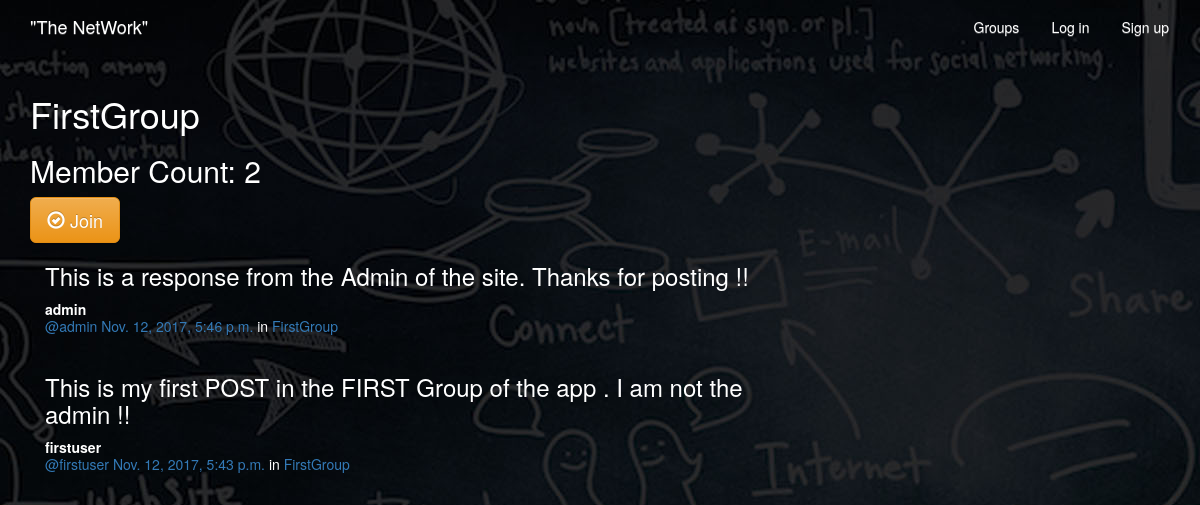
The page /groups/posts/in/firstgroup/ on the database its author committed.
### groups/models.py (models this page shows, shortened)
class Group(models.Model):
    name = models.CharField(max_length=255, unique=True)
    slug = models.SlugField(allow_unicode=True, unique=True)
    description = models.TextField(blank=True, default='')
    description_html = models.TextField(editable=False, default='', blank=True)
    members = models.ManyToManyField(User,through="GroupMember")
    class Meta:
        ordering = ["name"]

### posts/models.py (models this page shows, shortened)
class Post(models.Model):
    user = models.ForeignKey(User, related_name="posts")
    created_at = models.DateTimeField(auto_now=True)
    message = models.TextField()
    message_html = models.TextField(editable=False)
    group = models.ForeignKey(Group, related_name="posts",null=True, blank=True)
    class Meta:
        ordering = ["-created_at"]
        unique_together = ["user", "message"]

### groups/views.py (the view)
# urls.py: url(r"^posts/in/(?P<slug>[-\w]+)/$",views.SingleGroup.as_view(),name="single"),
class SingleGroup(generic.DetailView):
    model = Group

### groups/templates/groups/group_detail.html
{% extends "groups/group_base.html" %}
{% block pregroup %}
<h1>{{group.name}}</h1>
<h2> Member Count: {{group.members.count}}</h2>
  <div class="content">
				{% if user in group.members.all %}
					<a href="{% url 'groups:leave' slug=group.slug %}" class="btn btn-lg btn-fill btn-warning"><span class="glyphicon glyphicon-remove-circle"></span> Leave</a>
				{% else %}
					<a href="{% url 'groups:join' slug=group.slug %}" class="btn btn-lg btn-fill btn-warning"><span class="glyphicon glyphicon-ok-circle"></span> Join</a>
				{% endif %}
</div>
{% endblock %}
{% block group_content %}
<div class="col-md-8">
	{% if group.posts.count == 0 %}
	<h2>No posts in this group yet!</h2>
	{% else %}
		{% for post in group.posts.all %}
			{% include "posts/_post.html" %}
		{% endfor %}
	{% endif %}
</div>
{% endblock %}

### groups/templates/groups/group_base.html (shortened to what this page needs)
{% extends "base.html" %}
{% block content %}
<div class="container">
  <div class="row">
    {% block pregroup %}{% endblock %}
    {% block group_content %}{% endblock %}
  </div>
</div>
{% endblock %}

### templates/base.html (shortened to what this page needs)
<!DOCTYPE html>
{% load staticfiles %}
<html>
  <head>
    <link rel="stylesheet" href="https://maxcdn.bootstrapcdn.com/bootstrap/3.3.7/css/bootstrap.min.css">
    <link rel="stylesheet" href="https://maxcdn.bootstrapcdn.com/bootstrap/3.3.7/css/bootstrap-theme.min.css">
    <link rel="stylesheet" href="{% static 'simplesocial/css/master.css'%}">
  </head>
  <body>
    <nav class="navbar nav" role="navigation" id="navbar1">
    			<div class="container">
            <a class="navbar-brand mynav" href="{% url 'home' %}" id="navbar1">"The NetWork"</a>
    					<ul class="nav navbar-nav navbar-right" id="navbar1">
    						{% if user.is_authenticated %}
                      <li><a href="{% url 'posts:create' %}" class="btn btn-simple">Post</a></li>
                      <li><a href="{% url 'groups:all' %}" class="btn btn-simple">Groups</a></li>
                      <li><a href="{% url 'groups:create' %}" class="btn btn-simple">Create Group</a></li>
                      <li><a href="{% url 'accounts:logout' %}" class="btn btn-simple">Log out</a></li>
    						{% else %}
    						      <li><a href="{% url 'groups:all' %}"class="btn btn-simple">Groups</a></li>
    						      <li><a href="{% url 'accounts:login' %}" class="btn btn-simple">Log in</a></li>
    						      <li><a href="{% url 'accounts:signup' %}" class="btn btn-simple">Sign up</a></li>
    						{% endif %}
    					</ul>
    			</div>
    		</nav>
        <div class="container mycontent">
          {% block content %}
          {% endblock %}
        </div>
  </body>
</html>

### posts/templates/posts/_post.html (shortened to what this page needs)
<div class="post media">
	<h3>{{ post.message_html|safe }}</h3>
	<div class="media-body">
		<strong>{{ post.user.username }}</strong>
		<h5 class="media-heading">
			<span class="username"><a href="{% url 'posts:for_user' username=post.user.username %}">@{{ post.user.username }}</a></span>
			<time class="time"><a href="{% url 'posts:single' username=post.user.username pk=post.pk %}">{{ post.created_at }}</a></time>
			{% if post.group %}
			<span class="group-name">in <a href="#">{{ post.group.name }}</a></span>
			{% endif %}
		</h5>
	</div>
</div>

### static/simplesocial/css/master.css (style rules this page uses)
body { margin: 0; overflow: hidden; background-image: url("../imgs/background.jpg"); color:white; }
#navbar1 { color:#FFFFFF; }
.btn-simple { color: white; }

### rows shown on the page
Group: name "FirstGroup", members.count "2"
Post: message_html "This is a response from the Admin of the site. Thanks for posting !!", user.username "admin", created_at "Nov. 12, 2017, 5:46 p.m.", group.name "FirstGroup"
Post: message_html "This is my first POST in the FIRST Group of the app . I am not the admin !!", user.username "firstuser", created_at "Nov. 12, 2017, 5:43 p.m.", group.name "FirstGroup"
